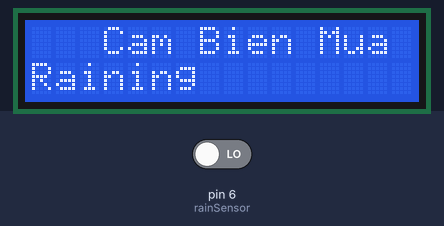
Bench run of a sketch on a simulated Arduino Uno, built with avr-gcc and run on an emulated ATmega328P. Shown: 16×2 character LCD. The test bench sets the inputs (shaded band); at power-on: pin 6 (rainSensor) LOW. What the sketch prints to the serial monitor is not drawn.

Above: at 1.2 s.
1.3 s: pin 6 (rainSensor) driven HIGH
At 2.8 s:
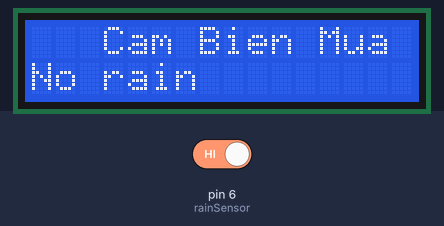
3.5 s: pin 6 (rainSensor) driven LOW
At 4.8 s:
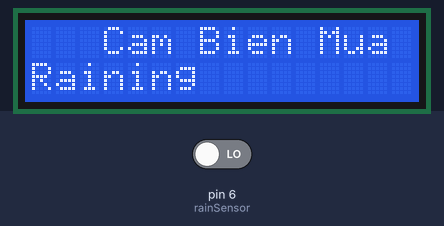
Timing chart, 0 to 6.5 s (numbered marks = the images above; inputs shaded):
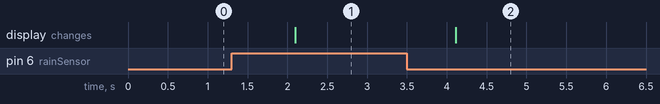

Measured:
- after the input at 1.3 s, the display: changes after 0.80 s (image 1)
- after the input at 3.5 s, the display: changes after 0.61 s (image 2)

The sketch:

CODE-053.ino
```cpp
//VTM https://www.youtube.com/c/VTMVlogVoThongMinh
#include <Wire.h>
#include <LiquidCrystal_I2C.h>
LiquidCrystal_I2C lcd(0x27, 16, 2);
int rainSensor = 6; // Chân tín hiệu cảm biến mưa ở chân digital 6 (arduino)

void setup() {
  pinMode(rainSensor, INPUT); // Đặt chân cảm biến mưa là INPUT, vì tín hiệu sẽ được truyền đến cho Arduino
  Serial.begin(9600);// Khởi động Serial ở baudrate 9600
  Serial.println("Da khoi dong xong");
  lcd.init();
  lcd.backlight();
  lcd.setCursor(3, 0);
  lcd.print("Cam Bien Mua");
}

void loop() {
  int value = digitalRead(rainSensor);//Đọc tín hiệu cảm biến mưa
  if (value == HIGH) { // Cảm biến đang không mưa
    Serial.println("Đang không mưa");
    lcd.setCursor(0, 1);
    lcd.print("No rain");
  } else {
    Serial.println("Đang mưa");
    lcd.setCursor(0, 1);
    lcd.print("Raining");
  }
  delay(1000);
}
```
